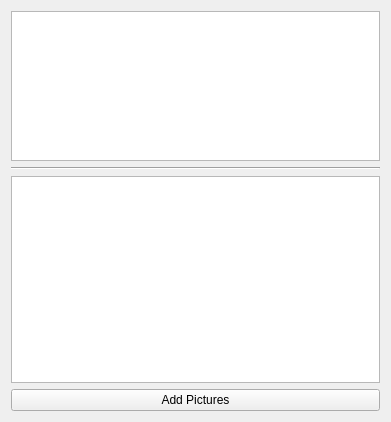
<?xml version="1.0" encoding="UTF-8"?>
<ui version="4.0">
 <class>PicManager</class>
 <widget class="QWidget" name="PicManager">
  <property name="geometry">
   <rect>
    <x>0</x>
    <y>0</y>
    <width>391</width>
    <height>422</height>
   </rect>
  </property>
  <property name="windowTitle">
   <string>Form</string>
  </property>
  <layout class="QVBoxLayout" name="verticalLayout">
   <item>
    <widget class="QGraphicsView" name="graphicsView">
     <property name="maximumSize">
      <size>
       <width>16777215</width>
       <height>150</height>
      </size>
     </property>
    </widget>
   </item>
   <item>
    <widget class="Line" name="line">
     <property name="orientation">
      <enum>Qt::Horizontal</enum>
     </property>
    </widget>
   </item>
   <item>
    <widget class="QTreeWidget" name="treeWidget">
     <property name="maximumSize">
      <size>
       <width>16777215</width>
       <height>16777215</height>
      </size>
     </property>
     <property name="columnCount">
      <number>0</number>
     </property>
    </widget>
   </item>
   <item>
    <widget class="QPushButton" name="addPicButton">
     <property name="text">
      <string>Add Pictures</string>
     </property>
    </widget>
   </item>
  </layout>
 </widget>
 <resources/>
 <connections/>
</ui>
